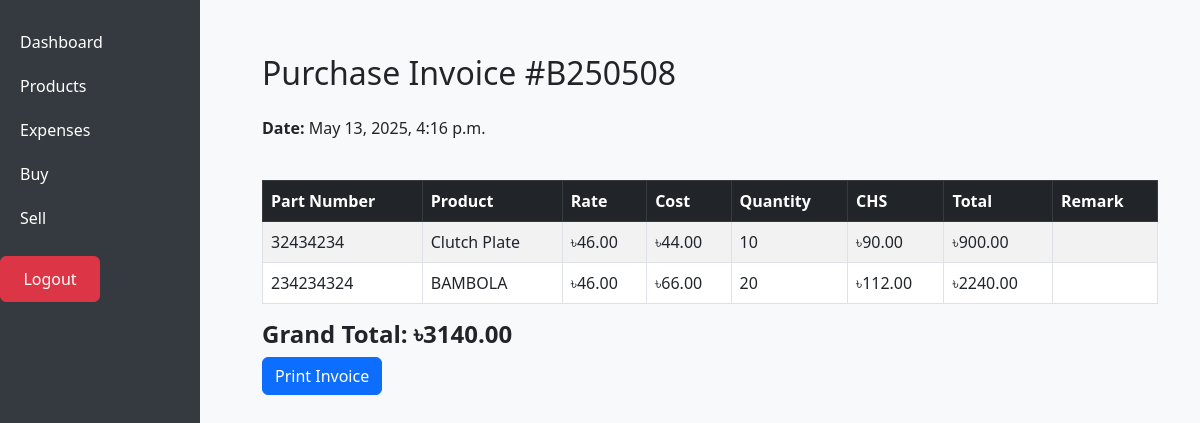
Page /buy/invoice/8/ (signed in) on the committed database.
### inventory/models.py (models this page shows, shortened)
class PurchaseInvoice(models.Model):
    date = models.DateTimeField(auto_now_add=True)
    received = models.BooleanField(default=False)  # Track if item is received
    invoice_number = models.CharField(max_length=20, unique=True, blank=True)

class PurchaseItem(models.Model):
    invoice = models.ForeignKey(PurchaseInvoice, on_delete=models.CASCADE)
    product = models.ForeignKey(Product, on_delete=models.CASCADE)
    rate = models.DecimalField(max_digits=10, decimal_places=2)
    cost = models.DecimalField(max_digits=10, decimal_places=2)
    quantity = models.PositiveIntegerField()
    received = models.BooleanField(default=False)  # Track if item is received
    remark = models.TextField(null=True, blank=True)
    @property
    def chs(self):
        return self.rate + self.cost
    @property
    def total(self):
        return self.chs * self.quantity

class Product(models.Model):
    name = models.CharField(max_length=100)
    part_number = models.CharField(max_length=100, unique=True)
    au = models.BooleanField(default=False)  # A/U: Boolean Yes/No
    vehicle = models.CharField(max_length=100, blank=True)  # Vehicle field (optional)

### inventory/views.py (the view)
# urls.py: path('buy/invoice/<int:invoice_id>/', views.purchase_invoice_view, name='purchase_invoice'),
@login_required(login_url="/")
def purchase_invoice_view(request, invoice_id):
    invoice = get_object_or_404(PurchaseInvoice, id=invoice_id)
    items = invoice.purchaseitem_set.all()
    total = sum(item.total for item in items)
    return render(request, 'inventory/purchase_invoice.html', {
        'invoice': invoice,
        'items': items,
        'total': total,
    })

### inventory/templates/inventory/purchase_invoice.html (shortened to what this page needs)
{% extends 'inventory/base.html' %}
{% block content %}
<div class="container mt-4" id="invoice">
  <h2 class="mb-4">Purchase Invoice #{{ invoice.invoice_number }}</h2>
  <div class="row mb-4">
    <div class="col-md-6">
      <p><strong>Date:</strong> {{ invoice.date }}</p>
    </div>
  </div>
  <table class="table table-bordered table-striped table-hover">
    <thead class="table-dark">
      <tr>
        <th>Part Number</th>
        <th>Product</th>
        <th>Rate</th>
        <th>Cost</th>
        <th>Quantity</th>
        <th>CHS</th>
        <th>Total</th>
        <th>Remark</th>
      </tr>
    </thead>
    <tbody>
      {% for item in items %}
      <tr>
        <td>{{ item.product.part_number }}</td>
        <td>{{ item.product.name }}</td>
        <td>৳{{ item.rate }}</td>
        <td>৳{{ item.cost }}</td>
        <td>{{ item.quantity }}</td>
        <td>৳{{ item.chs }}</td>
        <td>৳{{ item.total }}</td>
        <td>{{ item.remark }}</td>
      </tr>
      {% endfor %}
    </tbody>
  </table>
  <h4><strong>Grand Total: ৳{{ total }}</strong></h4>
  <a href="{% url 'purchase_invoice_print' invoice.id %}" class="btn btn-primary">Print Invoice</a>
</div>
{% endblock %}

### static/inventory/style.css (style rules this page uses)
body { background-color: #f8f9fa; }
.table th, .table td { vertical-align: middle; }

### rows in the picture
PurchaseInvoice: invoice_number "B250508", date "May 13, 2025, 4:16 p.m."
PurchaseItem: product.part_number "32434234", product.name "Clutch Plate", rate "46.00", cost "44.00", quantity "10", chs "90.00", total "900.00"
PurchaseItem: product.part_number "234234324", product.name "BAMBOLA", rate "46.00", cost "66.00", quantity "20", chs "112.00", total "2240.00"

### other values in the picture
{{ total }} "3140.00"
